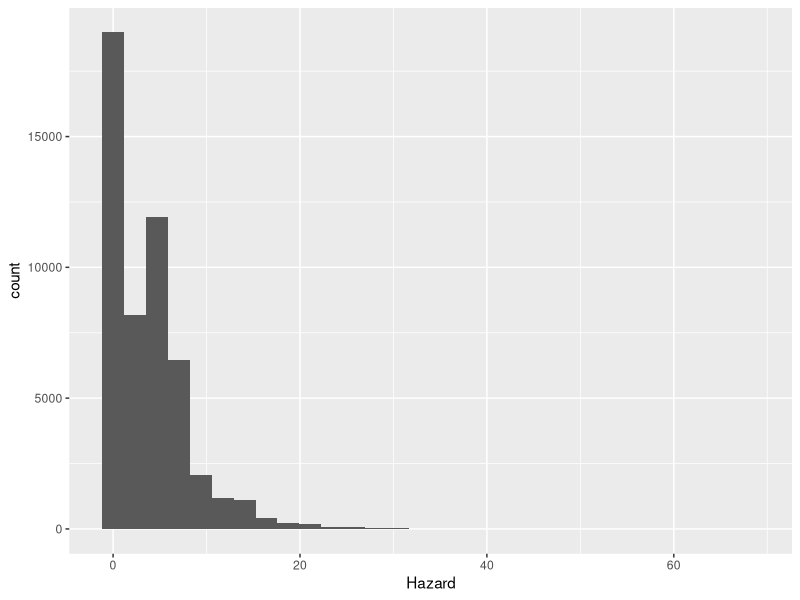
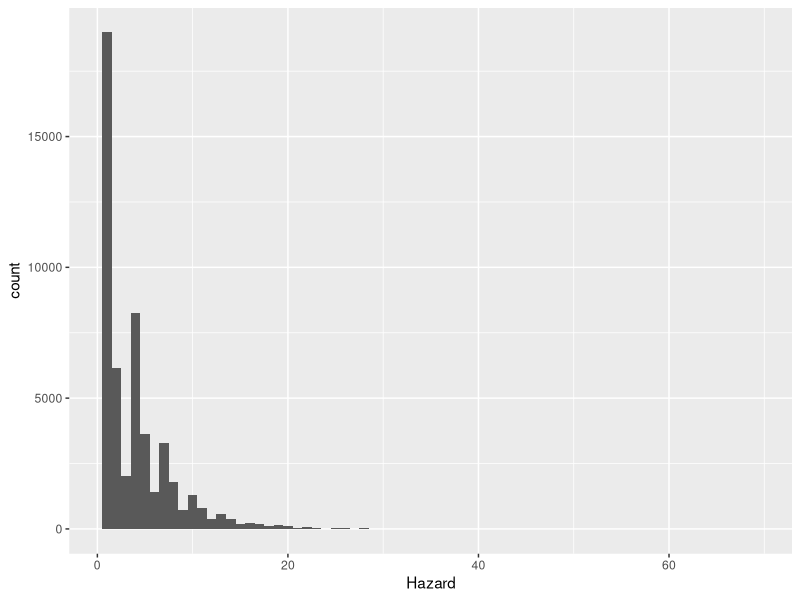
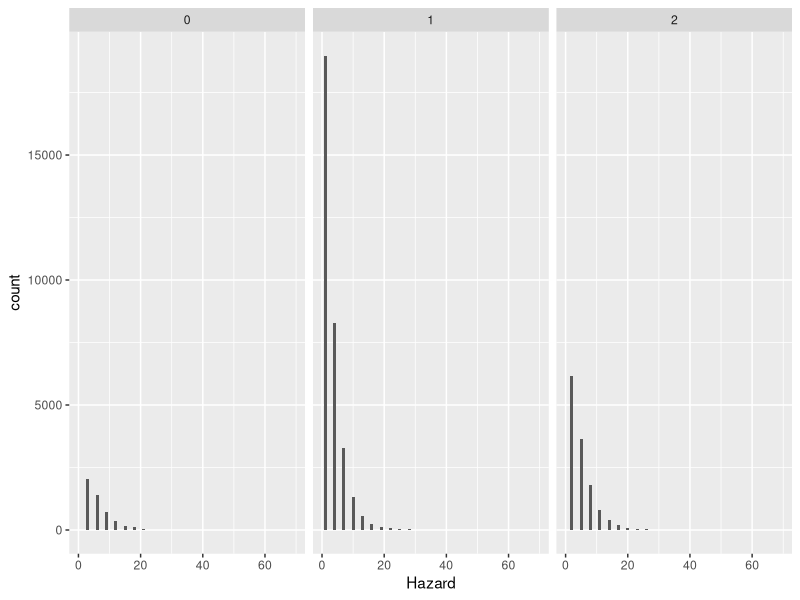
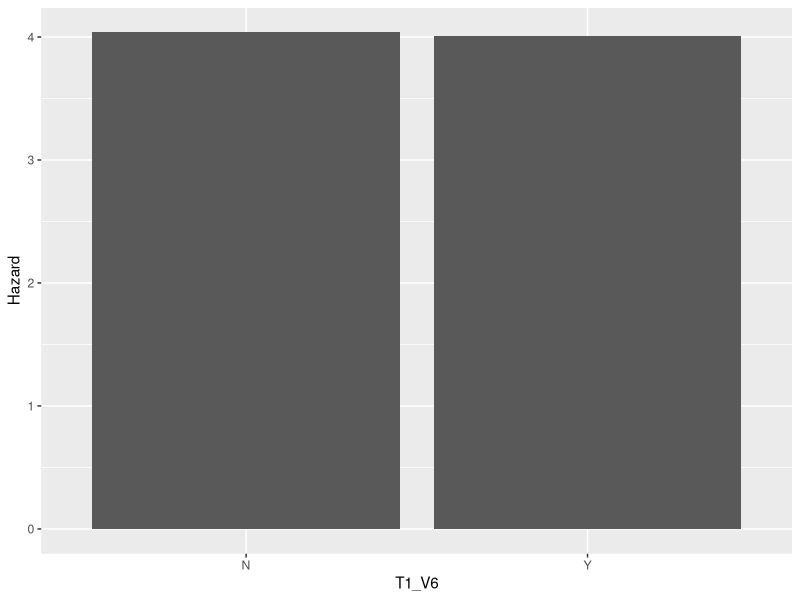
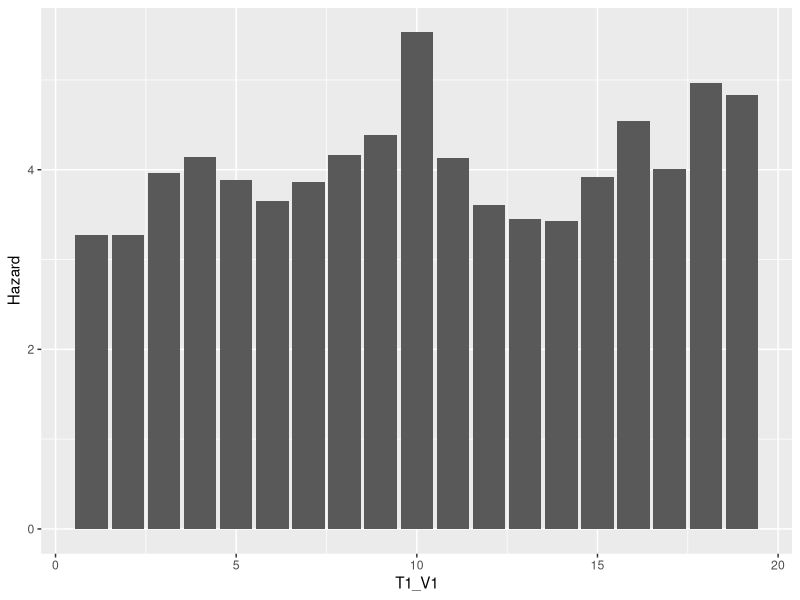
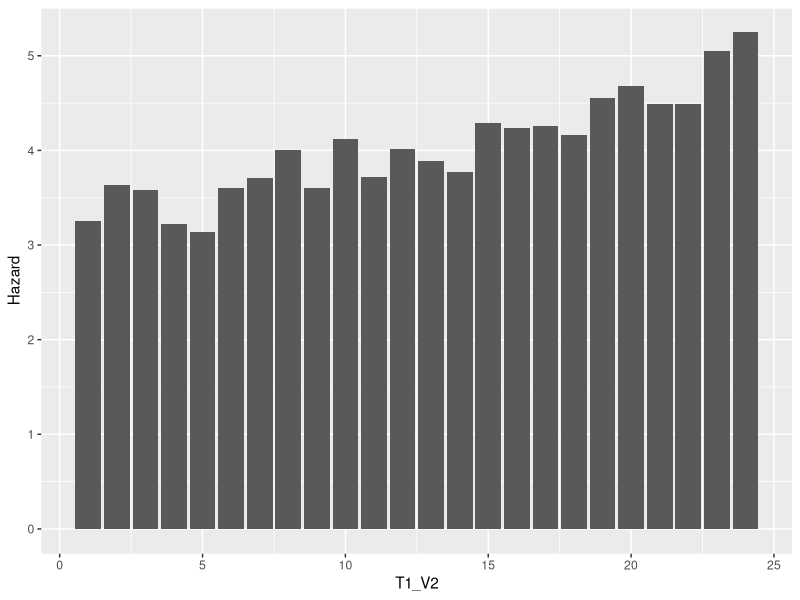
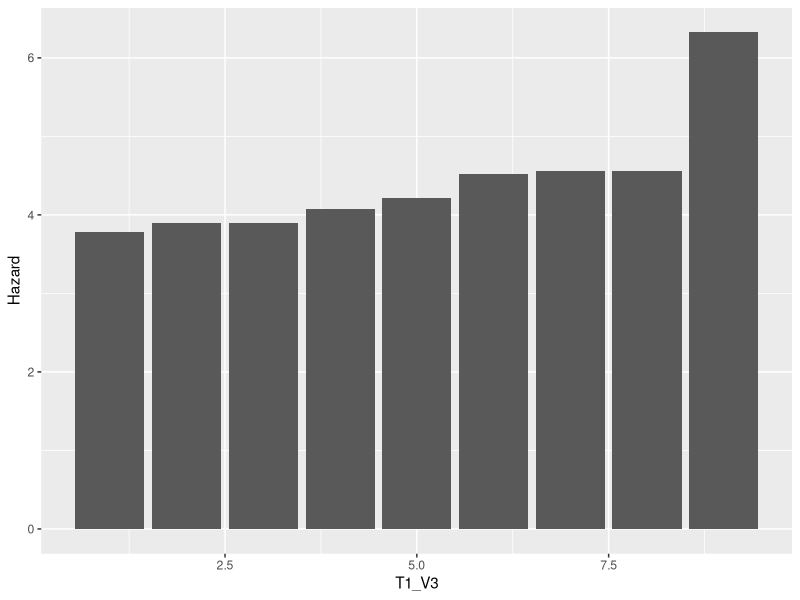
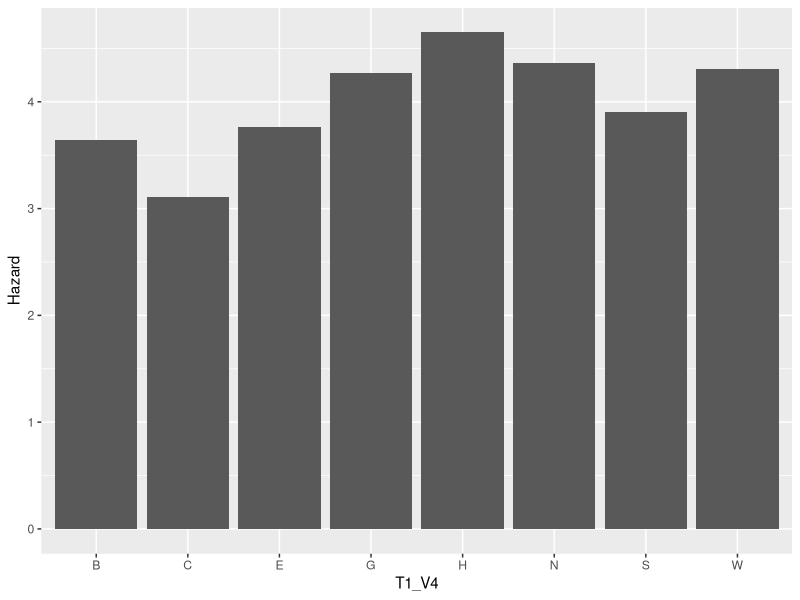

Generate these figures, in order, with R:
# Three things you almost always need in R to examine data
require(ggplot2)
require(data.table)
require(dplyr)
setwd("~/local/kaggle/DukeLiberty")

# Load the data
trainFile = data.table(read.csv("data/train.csv"))
names(trainFile)

# What is my target?
targetVar = "Hazard"

# What does the distribution look like?
p <- ggplot(trainFile)
p <- p + geom_histogram(aes(x=Hazard))
p

# Narrow the bins
p <- ggplot(trainFile)
p <- p + geom_histogram(aes(x=Hazard), binwidth = 1)
p

# Is there something with every third value?
p <- ggplot(trainFile %>% mutate(group = Hazard %% 3))
p <- p + geom_histogram(aes(x=Hazard), binwidth = 1)
p <- p + facet_wrap(~ group)
p

# Let's start to look at one-way plots
p <- ggplot(trainFile)
p <- p + geom_bar(aes(x = T1_V6, y = Hazard), stat = "summary", fun.y = mean)
p

# Let's look at all of our one-way plots
indVars = setdiff(names(trainFile), c("Hazard", "Id"))
dir.create(file.path("report"), showWarnings = FALSE)

for(v in indVars) {
  p <- ggplot(trainFile)
  p <- p + geom_bar(aes_string(x = v, y = targetVar), stat = "summary", fun.y = mean)
  ggsave(file.path("report", paste0(indVars, ".png")), p)
}


